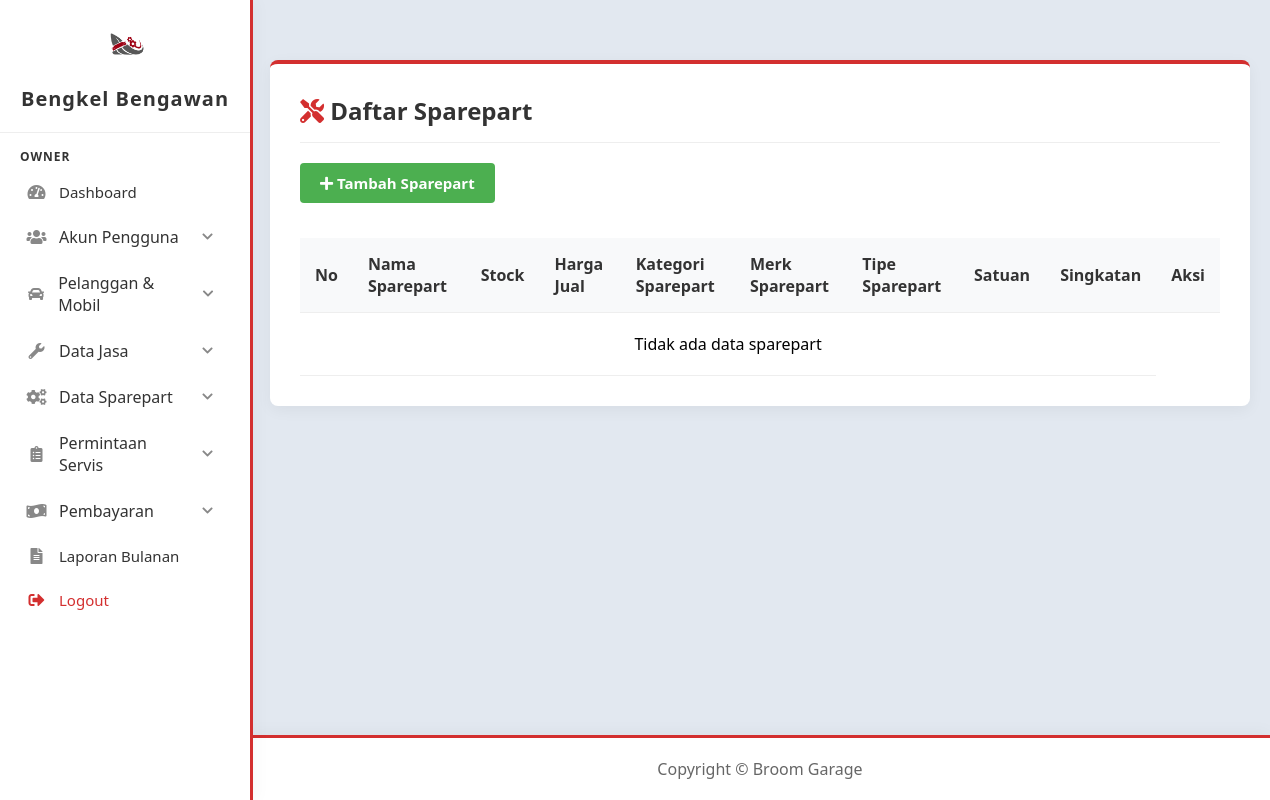
/owner/sparepart/list.php (signed in), run on an earlier commit of the app's database.
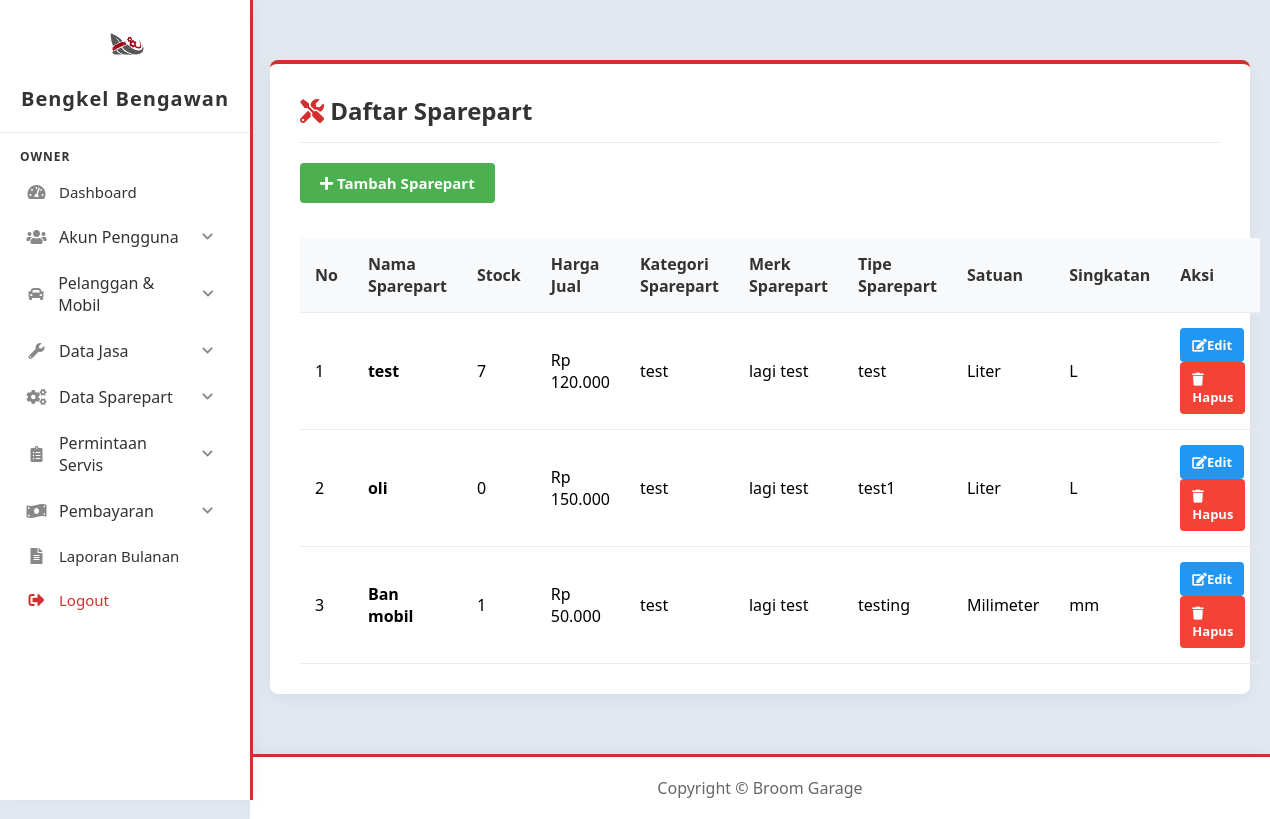
And on a later commit of the database.
### tables this page shows
CREATE TABLE `sparepart` (
  `id_sparepart` int(11) NOT NULL,
  `nama_sparepart` varchar(255) NOT NULL,
  `stock` int(11) NOT NULL,
  `harga_jual` int(11) NOT NULL,
  `id_kategori` int(11) NOT NULL,
  `id_merk` int(11) NOT NULL,
  `id_tipe_sp` int(11) NOT NULL,
  `id_satuan` int(11) NOT NULL
);

CREATE TABLE `kategori_sparepart` (
  `id_kategori` int(11) NOT NULL,
  `nama_kategori` varchar(50) NOT NULL
);

CREATE TABLE `merk` (
  `id_merk` int(11) NOT NULL,
  `nama_merk` varchar(50) NOT NULL
);

CREATE TABLE `tipe_sparepart` (
  `id_tipe_sp` int(11) NOT NULL,
  `nama_tipe` varchar(50) NOT NULL
);

CREATE TABLE `satuan` (
  `id_satuan` int(11) NOT NULL,
  `nama_satuan` varchar(50) NOT NULL,
  `singkatan` varchar(10) NOT NULL
);

### owner/sparepart/list.php (the view, shortened to what this page needs)
<?php
include '../../config/config.php';
$query = "SELECT sp.*, ks.nama_kategori, ts.nama_tipe, mk.nama_merk, st.nama_satuan, st.singkatan
          FROM sparepart sp
          LEFT JOIN kategori_sparepart ks ON sp.id_kategori = ks.id_kategori
          LEFT JOIN tipe_sparepart ts ON sp.id_tipe_sp = ts.id_tipe_sp
          LEFT JOIN merk mk ON sp.id_merk = mk.id_merk
          LEFT JOIN satuan st ON sp.id_satuan = st.id_satuan
          ORDER BY sp.id_sparepart ASC";
$result = mysqli_query($conn, $query);
?>
<!DOCTYPE html>
<html lang="en">
<head>
    <link href="https://cdnjs.cloudflare.com/ajax/libs/font-awesome/5.15.3/css/all.min.css" rel="stylesheet">
    <link href="../../assets/css/dashboard.css" rel="stylesheet">
    <link rel="stylesheet" href="../../assets/css/list.css?v=<?php echo time(); ?>">
</head>
<body>
    <?php include '../../includes/sidebar.php'; ?>
    <div class="content">
        <div class="table-container">
            <h2 style="margin-top: 0; color: #333; text-align: left; border-bottom: 1px solid #eee; padding-bottom: 15px; margin-bottom: 20px;">
                <i class="fas fa-tools" style="color: #d32f2f;"></i> Daftar Sparepart
            </h2>
            <div style="text-align: left;">
                <a href="add.php" class="btn btn-add"><i class="fas fa-plus"></i> Tambah Sparepart</a>
            </div>
            <table>
                <thead>
                    <th>No</th>
                    <th>Nama Sparepart</th>
                    <th>Stock</th>
                    <th>Harga Jual</th>
                    <th>Kategori Sparepart</th>
                    <th>Merk Sparepart</th>
                    <th>Tipe Sparepart</th>
                    <th>Satuan</th>
                    <th>Singkatan</th>
                    <th>Aksi</th>
                </thead>
                <tbody>
                    <?php
                    $no = 1;
                    if($result && mysqli_num_rows($result) > 0 ) {
                        while($row = mysqli_fetch_assoc($result)):
                    ?>
                    <tr>
                        <td><?php echo $no++; ?></td>
                        <td><strong><?php echo htmlspecialchars($row['nama_sparepart']);?></strong></td>
                        <td><?php echo htmlspecialchars($row['stock']);?></td>
                        <td>Rp <?php echo number_format($row['harga_jual'], 0, ',', '.');?></td>
                        <td><?php echo htmlspecialchars($row['nama_kategori']);?></td>
                        <td><?php echo htmlspecialchars($row['nama_merk']);?></td>
                        <td><?php echo htmlspecialchars($row['nama_tipe']);?></td>
                        <td><?php echo htmlspecialchars($row['nama_satuan']);?></td>
                        <td><?php echo htmlspecialchars($row['singkatan']);?></td>
                        <td>
                            <a href="edit.php?id=<?php echo $row['id_sparepart'];?>" class="btn btn-edit"><i class="fas fa-edit"></i>Edit</a>
                            <a href="delete.php?id=<?php echo $row['id_sparepart'];?>" class="btn btn-delete" onclick="return confirm('Yakin ingin menghapus sparepart ini?');"><i class="fas fa-trash"></i>Hapus</a>
                        </td>
                    </tr>
                    <?php
                    endwhile;
                    } else {
                    echo "<tr><td colspan='9' style='text-align:center; padding: 20px;'>Tidak ada data sparepart</td></tr>";
                    }
                    ?>
                </tbody>
            </table>
        </div>
    </div>
    <?php include '../../includes/footer.php';?>
</body>
</html>

What changed in the data, as far as the page shows it:
added sparepart: nama_sparepart "test", stock "7", harga_jual "120.000", id_kategori.nama_kategori "test", id_merk.nama_merk "lagi test", id_tipe_sp.nama_tipe "test", id_satuan.nama_satuan "Liter", id_satuan.singkatan "L"
added sparepart: nama_sparepart "oli", stock "0", harga_jual "150.000", id_kategori.nama_kategori "test", id_merk.nama_merk "lagi test", id_tipe_sp.nama_tipe "test1", id_satuan.nama_satuan "Liter", id_satuan.singkatan "L"
added sparepart: nama_sparepart "Ban mobil", stock "1", harga_jual "50.000", id_kategori.nama_kategori "test", id_merk.nama_merk "lagi test", id_tipe_sp.nama_tipe "testing", id_satuan.nama_satuan "Milimeter", id_satuan.singkatan "mm"
Also different on the page:
text no longer shown: "Tidak ada data sparepart"
